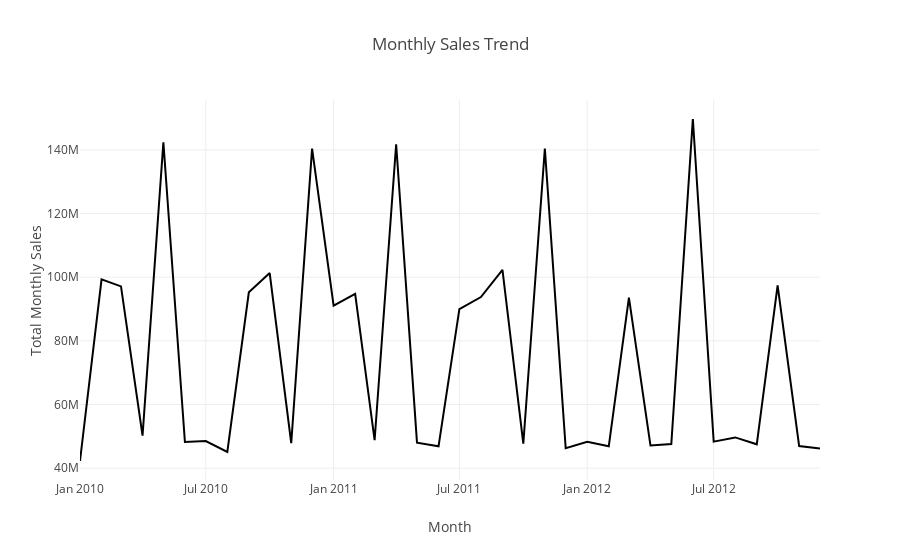

Notebook cell for this chart:
### Code cell
# Monthly Sales across all stores

df['month'] = df['date'].dt.to_period('M').astype(str)

monthly_sales = df.groupby('month')['weekly_sales'].sum().reset_index()
monthly_sales.rename(columns={'weekly_sales': 'monthly_sales'}, inplace=True)

fig = px.line(monthly_sales, x='month', y='monthly_sales', title='Monthly Sales Trend')
fig.update_layout(xaxis_title='Month', yaxis_title='Total Monthly Sales')
fig.show()

### Figure 1 — Plotly figure (JSON) as saved in the notebook; plotly's stock layout.template omitted (floating-point values rounded to 4 significant figures)
{"data": [{"hovertemplate": "month=%{x}<br>monthly_sales=%{y}<extra></extra>", "legendgroup": "", "line": {"color": "#000001", "dash": "solid"}, "marker": {"symbol": "circle"}, "mode": "lines", "name": "", "orientation": "v", "showlegend": false, "type": "scatter", "x": ["2010-01", "2010-02", "2010-03", "2010-04", "2010-05", "2010-06", "2010-07", "2010-08", "2010-09", "2010-10", "2010-11", "2010-12", "2011-01", "2011-02", "2011-03", "2011-04", "2011-05", "2011-06", "2011-07", "2011-08", "2011-09", "2011-10", "2011-11", "2011-12", "2012-01", "2012-02", "2012-03", "2012-04", "2012-05", "2012-06", "2012-07", "2012-08", "2012-09", "2012-10", "2012-11", "2012-12"], "xaxis": "x", "y": [42240000.0, 99340000.0, 97100000.0, 50190000.0, 142400000.0, 48200000.0, 48500000.0, 45100000.0, 95260000.0, 101300000.0, 47830000.0, 140400000.0, 91040000.0, 94770000.0, 48770000.0, 141800000.0, 48020000.0, 46860000.0, 89990000.0, 93750000.0, 102300000.0, 47670000.0, 140400000.0, 46250000.0, 48280000.0, 46860000.0, 93570000.0, 47120000.0, 47570000.0, 149700000.0, 48330000.0, 49650000.0, 47480000.0, 97410000.0, 46930000.0, 46130000.0], "yaxis": "y"}], "layout": {"legend": {"tracegroupgap": 0}, "title": {"text": "Monthly Sales Trend"}, "xaxis": {"anchor": "y", "domain": [0, 1], "title": {"text": "Month"}}, "yaxis": {"anchor": "x", "domain": [0, 1], "title": {"text": "Total Monthly Sales"}}}}
